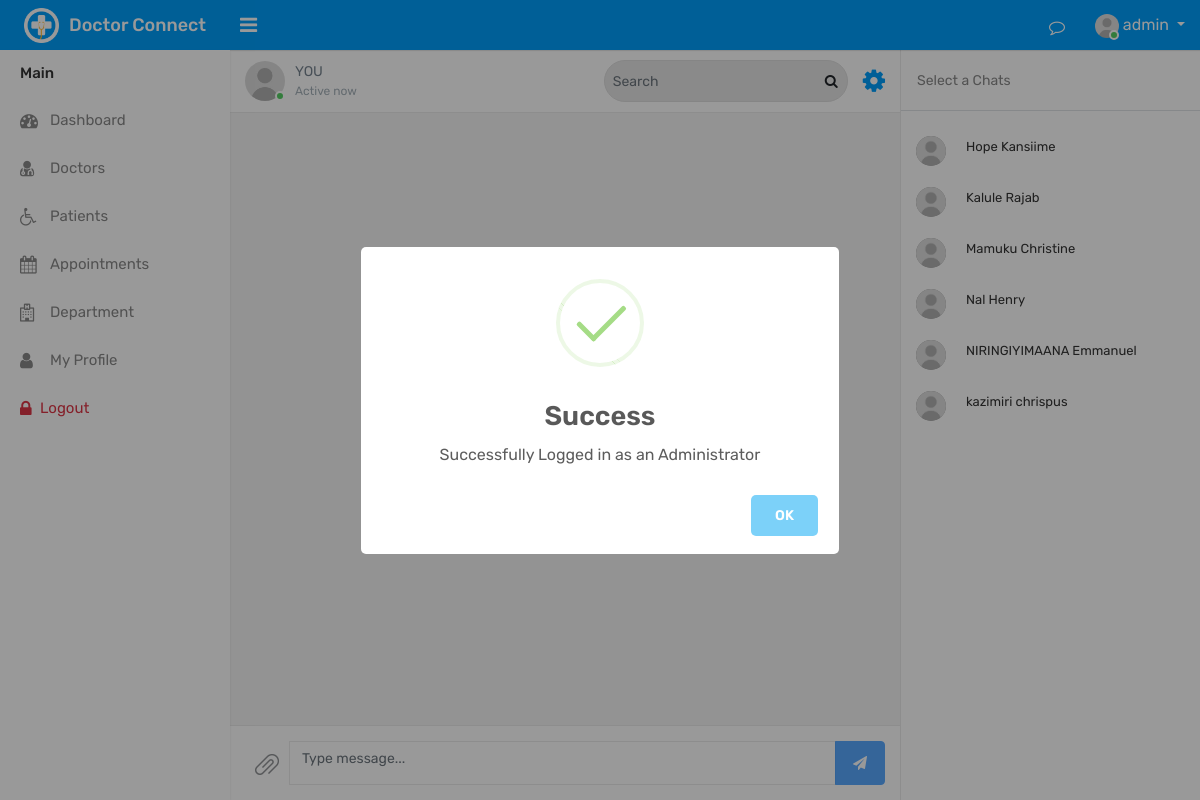
/?view=chat (signed in), run on the app's committed database.
### tables this page shows
CREATE TABLE `patients` (
  `patient_id` int(11) NOT NULL,
  `patient_first_name` varchar(255) NOT NULL,
  `patient_last_name` varchar(255) NOT NULL,
  `patient_email` varchar(255) NOT NULL,
  `patient_contact` varchar(255) NOT NULL,
  `patient_age` int(3) DEFAULT NULL,
  `patient_gender` varchar(11) DEFAULT 'm',
  `patient_profile_image` varchar(255) NOT NULL DEFAULT 'user.jpg',
  `patient_password` varchar(255) NOT NULL,
  `patient_create_date` timestamp NOT NULL DEFAULT current_timestamp()
);

### backend/db/db.php (called while the page is built)
<?php
class DB{
   public static   $db = null;
   public static function getConnection(){
      try{
      $host = "localhost";
      $dbname  = "hospital";
      DB::$db = new PDO("mysql:host=$host;dbname=$dbname","admin","admin");
      DB::$db->setAttribute(PDO::ATTR_ERRMODE,PDO::ERRMODE_EXCEPTION);
      }catch(Exception $e){
         print_r($e->getMessage());
      }
      return DB::$db;
   }
}

### backend/controllers/patients_controller.php (called while the page is built, shortened)
<?php
function getPatients(){
     return DB::getConnection()->query("SELECT * FROM patients")->fetchAll();
}

### routes/routes.php (called while the page is built, shortened)
<?php
$view = "";
require("backend/db/db.php");
require("backend/controllers/patients_controller.php");
if(isset($_GET["view"])){
  $view = $_GET["view"];
}
if($view=="chat"){
  $patients = getPatients();
}

### views/chat.php (the view, shortened to what this page needs)
<div class="page-wrapper">
    <div class="chat-main-row">
        <div class="chat-main-wrapper">
            <div class="col-lg-9 message-view chat-view">
                <div class="chat-window">
                    <div class="fixed-header">
                        <div class="navbar">
                            <div class="user-details mr-auto">
                                <div class="float-left user-img m-r-10">
                                    <a href="?view=profile" title="Jennifer Robinson"><img src="assets/img/user.jpg" alt="" class="w-40 rounded-circle"><span class="status online"></span></a>
                                </div>
                                <div class="user-info float-left">
                                    <a href="#"><span class="font-bold"><?php echo isset($_GET["name"])?$_GET["name"]:"You" ?></span> </a>
                                    <span class="last-seen">Active now</span>
                                </div>
                            </div>
                            <div class="search-box">
                                <div class="input-group input-group-sm">
                                    <input type="text" class="form-control" placeholder="Search">
                                    <span class="input-group-append">
					<button class="btn" type="button"><i class="fa fa-search"></i></button>
				</span>
                                </div>
                            </div>
                            <ul class="nav custom-menu">
                                <li class="nav-item dropdown dropdown-action">
                                    <a href="#" class="nav-link dropdown-toggle" data-toggle="dropdown" aria-expanded="false"><i class="fa fa-cog"></i></a>
                                </li>
                            </ul>
                        </div>
                    </div>
                    <div class="chat-contents">
                        <div class="chat-content-wrap">
                            <div class="chat-wrap-inner">
                                <div class="chat-box">
                                    <div class="chats" id="chatDiv">
                                    </div>
                                </div>
                            </div>
                        </div>
                    </div>
                    <div class="chat-footer">
                        <div class="message-bar">
                            <div class="message-inner">
                                <a class="link attach-icon" href="#" data-toggle="modal" data-target="#drag_files"><img src="assets/img/attachment.png" alt=""></a>
                                <div class="message-area">
                                <form id="chat_form" action="actions/action.php" method="get" role="form">
                                    <div class="input-group">
                                        <?php
                                        $patient=0;
                                        ?>
                                        <textarea class="form-control"  placeholder="Type message..." id="message" name="message" <?php echo $patient==0?"disabled":"" ?>></textarea>
                                        <span class="input-group-append">
					<button type="submit" id="send" class="btn btn-primary" name="add_chat" <?php echo $patient==0?"disabled":"" ?>><i class="fa fa-send"></i></button>
				</span>
                                    </div>
                                    </form>
                                </div>
                            </div>
                        </div>
                    </div>
                </div>
            </div>
            <div class="col-lg-3 message-view chat-profile-view chat-sidebar" id="chat_sidebar">
                <div class="chat-window video-window">
                    <div class="fixed-header">
                        <ul class="nav nav-tabs nav-tabs-bottom">
                            <li class="nav-item"><a class="nav-link" href="#calls_tab" data-toggle="tab">Select a Chats</a></li>
                             </ul>
                    </div>
                    <div class="tab-content chat-contents">
                        <div class="content-full tab-pane active" id="calls_tab">
                            <div class="chat-wrap-inner">
                                <div class="chat-box">
                                    <div class="chats">
                                    <?php if($_SESSION["role"]!="patient"):?>
                                        <?php foreach($patients as $patient): ?>
                                        <div class="chat chat-left">
                                            <div class="chat-avatar">
                                                <a href="#" class="avatar">
                                                    <img alt="Cristina Groves" src="assets/img/user.jpg" class="img-fluid rounded-circle">
                                                </a>
                                                <?php
                                                $_doctor = $_SESSION["user"][0]["doctor_id"];
                                                ?>
                                            </div>
                                            <div class="chat-body">
                                                <div class="chat-bubble">
                                                    <div class="chat-content">
                                                    <a href="?view=chat&doctor_id=<?php  echo $_doctor ?>&patient_id=<?php echo $patient["patient_id"] ?>&name=<?php echo "Patient. ".$patient["patient_first_name"]?>"><span class="chat-user"><?php echo $patient["patient_first_name"] ?> <?php echo $patient["patient_last_name"] ?>  </span></a>
                                                    </div>
                                                </div>
                                            </div>
                                        </div>
                                        <?php endforeach ?>
                                        <?php endif ?>
                                    </div>
                                </div>
                            </div>
                        </div>
                    </div>
                </div>
            </div>
        </div>
    </div>
</div>

### data on the page
patients: patient_first_name "Hope", patient_last_name "Kansiime"
patients: patient_first_name "Kalule", patient_last_name "Rajab"
patients: patient_first_name "Mamuku", patient_last_name "Christine"
patients: patient_first_name "Nal", patient_last_name "Henry"
patients: patient_first_name "NIRINGIYIMAANA", patient_last_name "Emmanuel"
patients: patient_first_name "kazimiri", patient_last_name "chrispus"

### other printed values
$_SESSION["role"] "admin"
